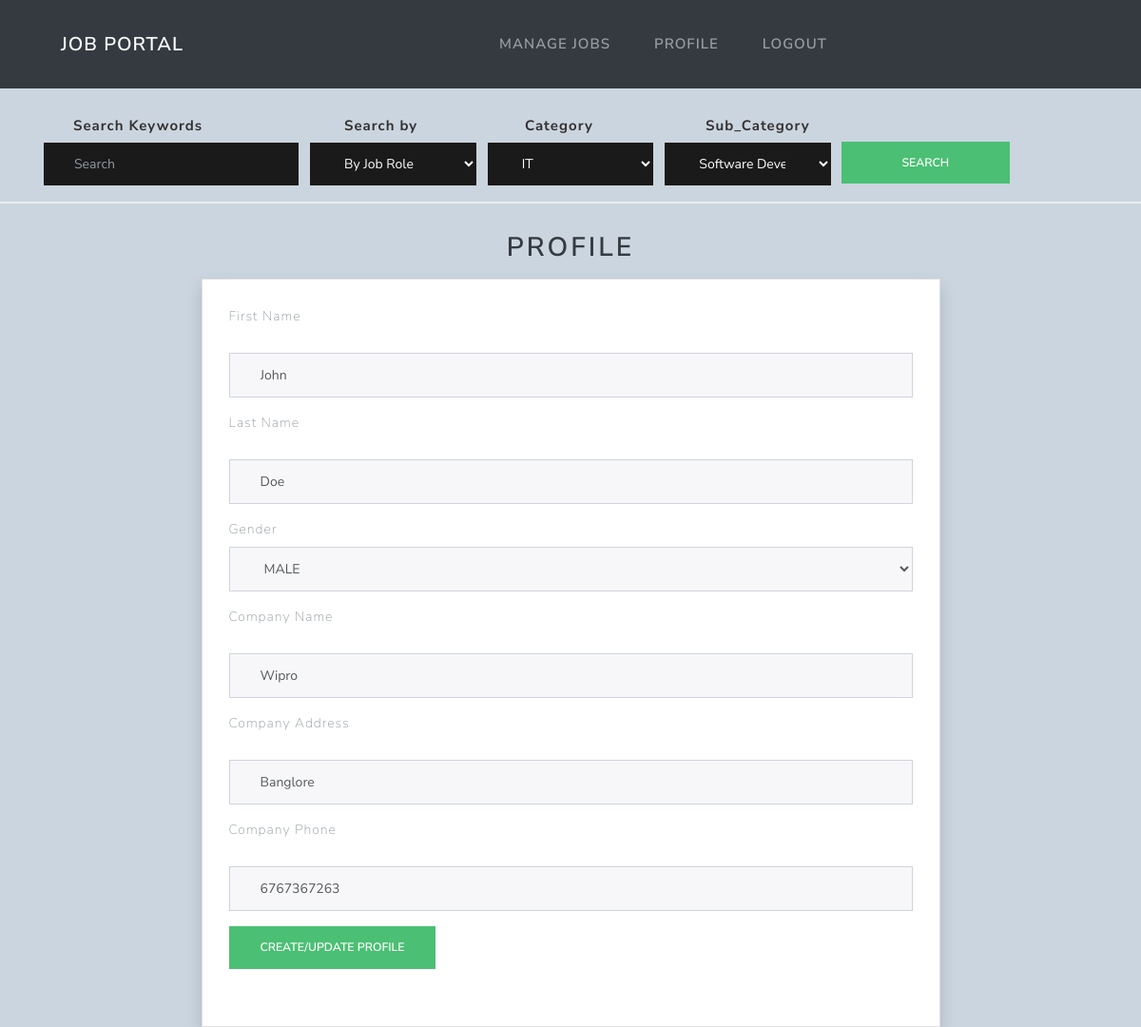
/recruiterprofile (signed in), run on an earlier commit of the app's database.
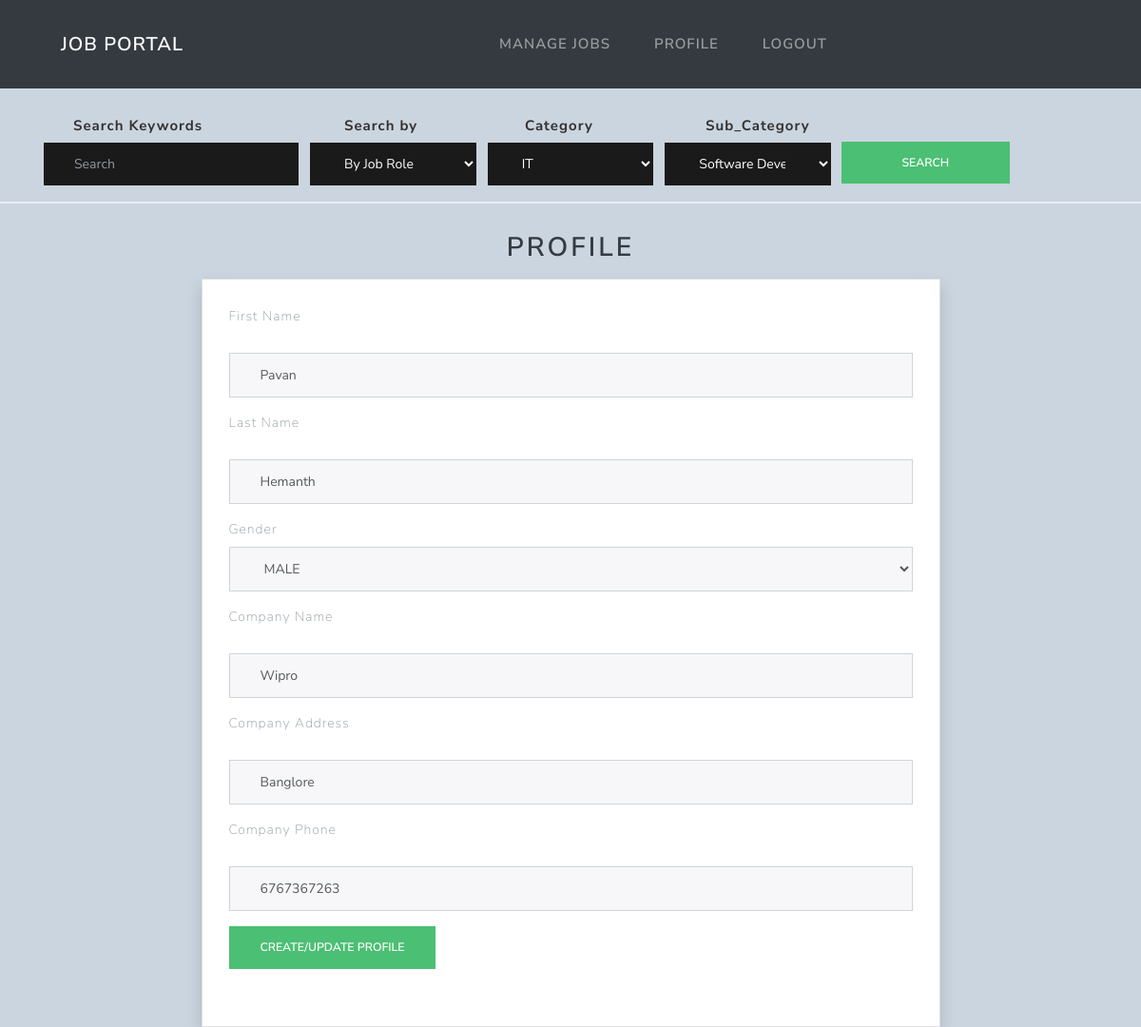
And on a later commit of the database.
### core/models.py (models this page shows, shortened)
class RecruiterProfile(models.Model):
    GENDER_CHOICES = (
        ('M', 'MALE'),
        ('F', 'FEMALE'),
    )
    recruiter = models.OneToOneField(User, on_delete=models.CASCADE)
    first_name = models.CharField(max_length=255)
    last_name = models.CharField(max_length=255)
    gender = models.CharField(max_length=1,
                              choices=GENDER_CHOICES,
                              default='M')
    company_name = models.CharField(max_length=255)
    company_address = models.CharField(max_length=255)
    company_phone = models.IntegerField()

### core/views.py (the view)
# urls.py: path("recruiterprofile", recruiterProfile, name='recruiter_profile'),
@ login_required
def recruiterProfile(request):
    if request.method == 'POST':
        form = RecruiterProfileForm(request.POST)
        if form.is_valid():
            first_name = form.cleaned_data['first_name']
            last_name = form.cleaned_data['last_name']
            gender = form.cleaned_data['gender']
            company_address = form.cleaned_data['company_address']
            company_phone = form.cleaned_data['company_phone']
            company_name = form.cleaned_data['company_name']
            try:
                profile = RecruiterProfile.objects.get(
                    recruiter_id=request.user.id)
                profile.first_name = first_name
                profile.last_name = last_name
                profile.gender = gender
                profile.company_address = company_address
                profile.company_phone = company_phone
                profile.company_name = company_name
                profile.save()
            except RecruiterProfile.DoesNotExist:
                RecruiterProfile.objects.create(
                    first_name=first_name,
                    last_name=last_name,
                    gender=gender,
                    company_address=company_address,
                    company_phone=company_phone,
                    company_name=company_name,
                    recruiter_id=request.user.id
                ).save()
            form = RecruiterProfileForm(initial={'first_name': first_name, 'last_name': last_name,
                                                 'gender': gender, 'company_address': company_address,
                                                 'company_phone': company_phone,
                                                 'company_name': company_name})
        args = {'form': form}
        return render(request, 'components/recruiterprofile.html', args)
    else:
        if request.user.is_authenticated:
            recruiter = request.user.id
            try:
                profile = RecruiterProfile.objects.get(recruiter_id=recruiter)
                first_name = profile.first_name
                last_name = profile.last_name
                gender = profile.gender
                company_address = profile.company_address
                company_phone = profile.company_phone
                company_name = profile.company_name
            except:
                first_name = ""
                last_name = ""
                gender = ""
                company_address = ""
                company_phone = ""
                company_name = ""
            form = RecruiterProfileForm(initial={'first_name': first_name, 'last_name': last_name,
                                                 'gender': gender, 'company_address': company_address,
                                                 'company_phone': company_phone,
                                                 'company_name': company_name})
            args = {'form': form}
            return render(request, 'components/recruiterprofile.html', args)

### core/forms.py
class RecruiterProfileForm(forms.Form):
    class Meta:
        model = RecruiterProfile
    GENDER_CHOICES = [
        ('M', 'MALE'),
        ('F', 'FEMALE'),
    ]
    first_name = forms.CharField(max_length=255, widget=forms.TextInput(
        attrs={'class': 'profile-form-style'}))
    last_name = forms.CharField(max_length=255, widget=forms.TextInput(
        attrs={'class': 'profile-form-style'}))
    gender = forms.ChoiceField(label='Gender', choices=GENDER_CHOICES)
    company_name = forms.CharField(widget=forms.TextInput(
        attrs={'class': 'profile-form-style'}))
    company_address = forms.CharField(
        widget=forms.TextInput(attrs={'class': 'profile-form-style'}))
    company_phone = forms.IntegerField(
        widget=forms.TextInput(attrs={'class': 'profile-form-style'}))

### core/templates/components/recruiterprofile.html (shortened to what this page needs)
{% extends "base.html" %}
{% load static %}
{% load widget_tweaks %}
{% block content %}
<div class="container">
    <div class="text-center" style="margin-top: 30px">
        <h2 class="text-dark" id="profile-heading">PROFILE</h2>
    </div>
    <div class="profile-form card shadow p-2">
        <div class="form-group card-body">
            <form method="post" id="profile-edit">
                <div class="form-group">
                    <div class="form-group">
                        <label for="exampleInputdisplayname">First Name</label>
                        {{ form.first_name|attr:"class:form-control"}}
                    </div>
                    <div class="form-group">
                        <label for="exampleInputdisplayname">Last Name</label>
                        {{ form.last_name|attr:"class:form-control"}}
                    </div>
                    <div class="form-group">
                        <label for="exampleInputdisplayname">Gender</label>
                        {{form.gender|attr:"class:form-control"|attr:"type:select"}}
                    </div>
                    <div class="form-group">
                        <label for="exampleInputdisplayname">Company Name</label>
                        {{form.company_name|attr:"class:form-control"}}
                    </div>
                    <div class="form-group">
                        <label for="exampleInputdisplayname">Company Address</label>
                        {{ form.company_address|attr:"class:form-control"}}
                    </div>
                    <div class="form-group">
                        <label for="exampleInputdisplayname">Company Phone</label>
                        {{ form.company_phone|attr:"class:form-control"}}
                    </div>
                    <div class="profile-edit-buttons">
                        <button type="submit" id="profileEditButton" onclick="toggleProfileEdit()"
                            class="btn btn-success">
                            Create/Update Profile </button>
                    </div>
            </form>
        </div>
    </div>
</div>
{% endblock %}

What changed in the data, as far as the page shows it:
changed RecruiterProfile "MALE": first_name "John" → "Pavan"; last_name "Doe" → "Hemanth"
